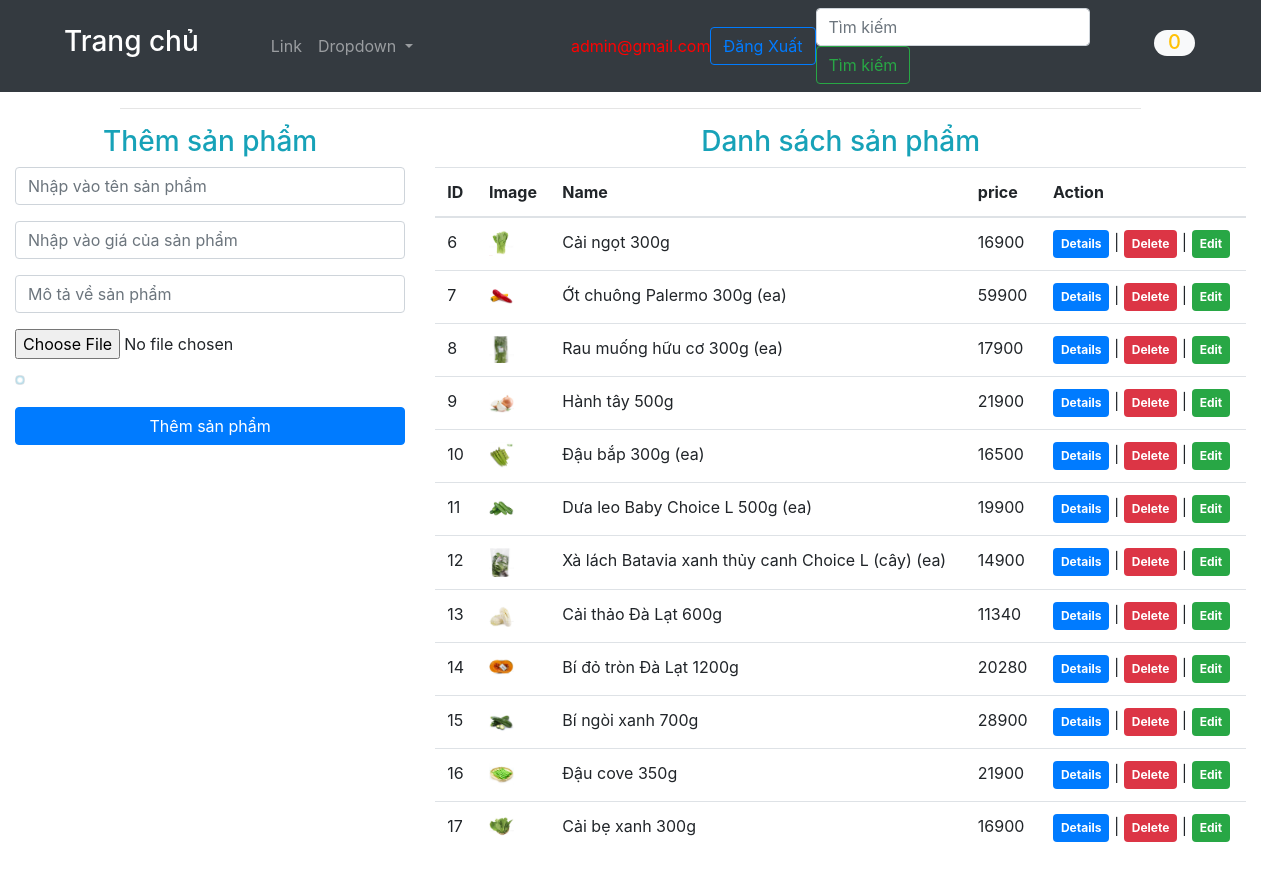
The app's page /adminpage.php (signed in) with its own data.
### tables this page shows
CREATE TABLE `producttb` (
  `id` int(11) NOT NULL,
  `product_name` varchar(100) DEFAULT NULL,
  `product_price` int(11) DEFAULT NULL,
  `product_image` varchar(255) DEFAULT NULL,
  `ChiTietSP` text DEFAULT NULL
);

### functionadmin.php (called while the page is built, shortened)
<?php
	$update=false;
	$name="";
	$price="";
	$photo="";
	$details="";
?>

### adminpage.php (the view, shortened to what this page needs)
<?php
include 'functionadmin.php';
 ?>
<!DOCTYPE html>
<html lang="en">
<head>
  <link rel="stylesheet" href="https://maxcdn.bootstrapcdn.com/bootstrap/4.1.3/css/bootstrap.min.css">
  <link rel="stylesheet" type="text/css" href="https://cdn.datatables.net/v/bs4/dt-1.10.18/datatables.min.css" />
</head>
<body>
<?php
    require_once ('php/header1.php');
?>
  <div class="container-fluid">
    <div class="row justify-content-center">
      <div class="col-md-10">
        <hr>
      </div>
    </div>
    <div class="row">
      <div class="col-md-4">
        <h3 class="text-center text-info">Thêm sản phẩm</h3>
        <form action="adminpage.php" method="post" enctype="multipart/form-data">
          <div class="form-group">
            <input type="text" name="name" value="<?= $name; ?>" class="form-control" placeholder="Nhập vào tên sản phẩm" required>
          </div>
          <div class="form-group">
            <input type="number" name="price" value="<?= $price; ?>" class="form-control" placeholder="Nhập vào giá của sản phẩm" required>
          </div>
          <div class="form-group">
            <input type="text" name="details" value="<?= $details; ?>" class="form-control" placeholder="Mô tả về sản phẩm" required>
          </div>
          <div class="form-group">
            <input type="file" name="image" class="custom-file">
            <img src="<?= $photo; ?>" width="120" class="img-thumbnail">
          </div>
          <div class="form-group">
            <?php if ($update == true) { ?>
            <input type="submit" name="update" class="btn btn-success btn-block" value="Cập nhật sản phẩm">
            <?php } else { ?>
            <input type="submit" name="add" class="btn btn-primary btn-block" value="Thêm sản phẩm">
            <?php } ?>
          </div>
        </form>
      </div>
      <div class="col-md-8">
        <?php
          $query = 'SELECT * FROM producttb';
          $stmt = $conn->prepare($query);
          $stmt->execute();
          $result = $stmt->get_result();
        ?>
        <h3 class="text-center text-info">Danh sách sản phẩm</h3>
        <table class="table table-hover" id="data-table">
          <thead>
            <tr>
              <th>ID</th>
              <th>Image</th>
              <th>Name</th>
              <th>price</th>
              <th>Action</th>
            </tr>
          </thead>
          <tbody>
            <?php while ($row = $result->fetch_assoc()) { ?>
            <tr>
              <td><?= $row['id']; ?></td>
              <td><img src="<?= $row['product_image']; ?>" width="25"></td>
              <td><?= $row['product_name']; ?></td>
              <td><?= $row['product_price']; ?></td>
              <td>
                <a href="details.php?details=<?= $row['id']; ?>" class="badge badge-primary p-2">Details</a> |
                <a href="adminpage.php?delete=<?= $row['id']; ?>" class="badge badge-danger p-2" onclick="return confirm('Do you want delete this record?');">Delete</a> |
                <a href="adminpage.php?edit=<?= $row['id']; ?>" class="badge badge-success p-2">Edit</a>
              </td>
            </tr>
            <?php } ?>
          </tbody>
        </table>
      </div>
    </div>
  </div>
</body>
</html>

### style.css (style rules this page uses)
img { max-width: 100%; height: auto; background: lightblue; background: radial-gradient(white 30%, lightblue 70%); }

### records on screen
producttb: id "6", product_image (picture), product_name "Cải ngọt 300g", product_price "16900"
producttb: id "7", product_image (picture), product_name "Ớt chuông Palermo 300g (ea)", product_price "59900"
producttb: id "8", product_image (picture), product_name "Rau muống hữu cơ 300g (ea)", product_price "17900"
producttb: id "9", product_image (picture), product_name "Hành tây 500g", product_price "21900"
producttb: id "10", product_image (picture), product_name "Đậu bắp 300g (ea)", product_price "16500"
producttb: id "11", product_image (picture), product_name "Dưa leo Baby Choice L 500g (ea)", product_price "19900"
producttb: id "12", product_image (picture), product_name "Xà lách Batavia xanh thủy canh Choice L (cây) (ea)", product_price "14900"
producttb: id "13", product_image (picture), product_name "Cải thảo Đà Lạt 600g", product_price "11340"
producttb: id "14", product_image (picture), product_name "Bí đỏ tròn Đà Lạt 1200g", product_price "20280"
producttb: id "15", product_image (picture), product_name "Bí ngòi xanh 700g", product_price "28900"
producttb: id "16", product_image (picture), product_name "Đậu cove 350g", product_price "21900"
producttb: id "17", product_image (picture), product_name "Cải bẹ xanh 300g", product_price "16900"

### other values on screen
$_SESSION['username'] "admin@gmail.com"
